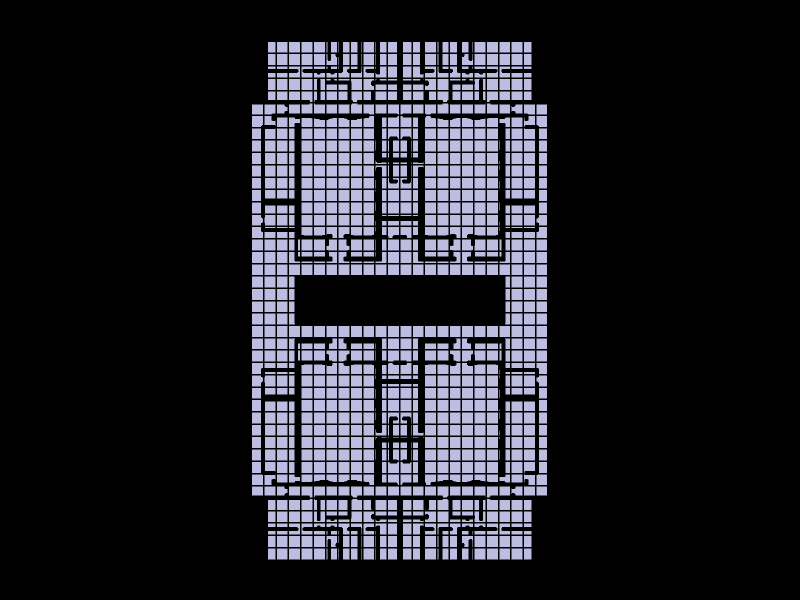

This figure's notebook cell:
### Markdown cell above
## //09 Visualize Shell

### Code cell
Topology.Show(shell,
              camera=[0,0,6],
              faceColor=[210,210,250],
              faceOpacity=0.9,
              edgeColor="black",
              edgeWidth=3,
              showVertices=False,
              backgroundColor="black",
              width=800,
              height=600,
              renderer = renderer)

### Figure 1 — Plotly figure (JSON) as saved in the notebook; plotly's stock layout.template omitted (floating-point values rounded to 4 significant figures; data arrays with more than 128 entries replaced by an {"elided": "..."} marker saying what was removed)
{"data": [{"hoverinfo": "text", "legendgroup": "2", "legendrank": 2, "line": {"color": "black", "dash": "solid", "width": 3}, "marker": {"size": 0}, "mode": "lines", "name": "1: Untitled (Edges)", "showlegend": false, "text": "", "type": "scatter3d", "x": {"elided": "12264 float values"}, "y": {"elided": "12264 float values"}, "z": {"elided": "12264 int values"}}, {"cmax": 1, "cmin": 0, "color": "#D2D2FA", "colorscale": [[0, "#440154"], [0.1111, "#482878"], [0.2222, "#3e4989"], [0.3333, "#31688e"], [0.4444, "#26828e"], [0.5556, "#1f9e89"], [0.6667, "#35b779"], [0.7778, "#6ece58"], [0.8889, "#b5de2b"], [1, "#fde725"]], "flatshading": true, "hoverinfo": "text", "hovertext": "", "i": {"elided": "3618 int values"}, "j": {"elided": "3618 int values"}, "k": {"elided": "3618 int values"}, "legendgroup": "3", "legendrank": 3, "lighting": {"facenormalsepsilon": 0}, "name": "1: Untitled (Faces)", "opacity": 0.9, "showlegend": false, "showscale": false, "text": "", "type": "mesh3d", "x": {"elided": "2821 float values"}, "y": {"elided": "2821 float values"}, "z": {"elided": "2821 int values"}}], "layout": {"autosize": true, "height": 600, "margin": {"b": 40, "l": 40, "r": 40, "t": 40}, "paper_bgcolor": "#000000", "plot_bgcolor": "#000000", "scene": {"aspectmode": "data", "camera": {"center": {"x": 0, "y": 0, "z": 0}, "eye": {"x": 0, "y": 0, "z": 6}, "projection": {"type": "perspective"}, "up": {"x": 0, "y": 1, "z": 0}}, "xaxis": {"visible": false}, "yaxis": {"visible": false}, "zaxis": {"visible": false}}, "showlegend": true, "width": 800, "xaxis": {"showgrid": false, "visible": false, "zeroline": false}, "yaxis": {"showgrid": false, "visible": false, "zeroline": false}}}
